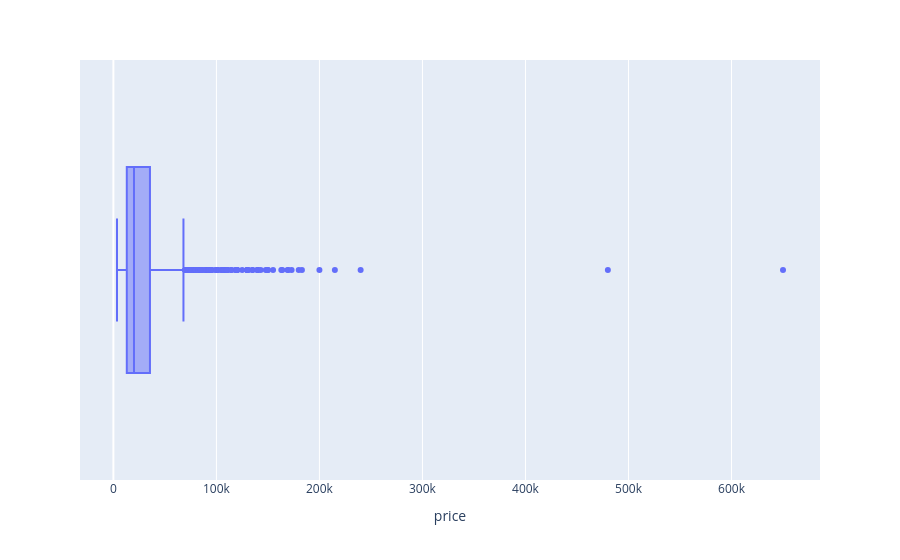

The code cell stored with this chart in its notebook:
### Markdown cell above
Question : How check we find the outlier in smartphone prices

### Code cell
px.box(data_frame=df,x='price',hover_name='brand_name')

### Figure 1 — Plotly figure (JSON) as saved in the notebook; plotly's stock layout.template omitted (floating-point values rounded to 4 significant figures; data arrays with more than 128 entries replaced by an {"elided": "..."} marker saying what was removed)
{"data": [{"alignmentgroup": "True", "hovertemplate": "<b>%{hovertext}</b><br><br>price=%{x}<extra></extra>", "hovertext": {"elided": "980 str values"}, "legendgroup": "", "marker": {"color": "#636efa"}, "name": "", "notched": false, "offsetgroup": "", "orientation": "h", "showlegend": false, "type": "box", "x": {"elided": "980 int values"}, "x0": " ", "xaxis": "x", "y0": " ", "yaxis": "y"}], "layout": {"boxmode": "group", "legend": {"tracegroupgap": 0}, "margin": {"t": 60}, "xaxis": {"anchor": "y", "domain": [0, 1], "title": {"text": "price"}}, "yaxis": {"anchor": "x", "domain": [0, 1]}}}
